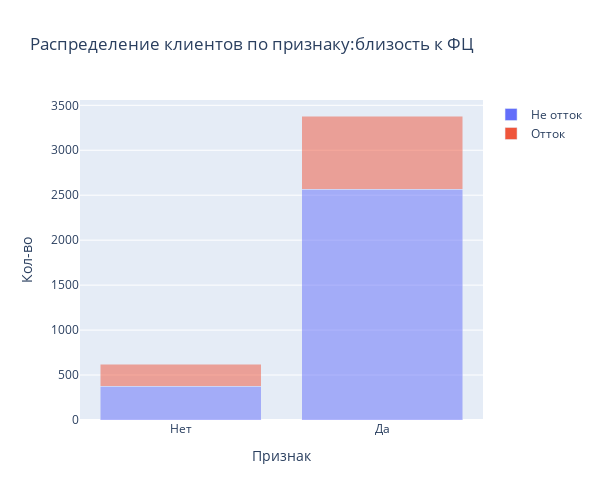

This figure's notebook cell:
### Markdown cell above
Признак пола не влияет на отток. График показывает приблизительно одинаковые доли оттока среди клиентов обоих полов.

### Code cell
cat(df, df['Near_Location'], 'близость к ФЦ')

### Figure 1 — Plotly figure (JSON) as saved in the notebook; plotly's stock layout.template omitted (floating-point values rounded to 4 significant figures)
{"data": [{"alignmentgroup": "True", "hovertemplate": "Отток=Не отток<br>Признак=%{x}<br>Кол-во=%{y}<extra></extra>", "legendgroup": "Не отток", "marker": {"color": "#636efa", "opacity": 0.5, "pattern": {"shape": ""}}, "name": "Не отток", "offsetgroup": "Не отток", "orientation": "v", "showlegend": true, "textposition": "auto", "type": "bar", "x": ["Нет", "Да"], "xaxis": "x", "y": [373, 2566], "yaxis": "y"}, {"alignmentgroup": "True", "hovertemplate": "Отток=Отток<br>Признак=%{x}<br>Кол-во=%{y}<extra></extra>", "legendgroup": "Отток", "marker": {"color": "#EF553B", "opacity": 0.5, "pattern": {"shape": ""}}, "name": "Отток", "offsetgroup": "Отток", "orientation": "v", "showlegend": true, "textposition": "auto", "type": "bar", "x": ["Нет", "Да"], "xaxis": "x", "y": [246, 815], "yaxis": "y"}], "layout": {"autosize": false, "barmode": "stack", "height": 500, "legend": {"title": {"text": ""}, "tracegroupgap": 0}, "title": {"text": "Распределение клиентов по признаку:близость к ФЦ"}, "width": 600, "xaxis": {"anchor": "y", "domain": [0, 1], "title": {"text": "Признак"}}, "yaxis": {"anchor": "x", "domain": [0, 1], "title": {"text": "Кол-во"}}}}
